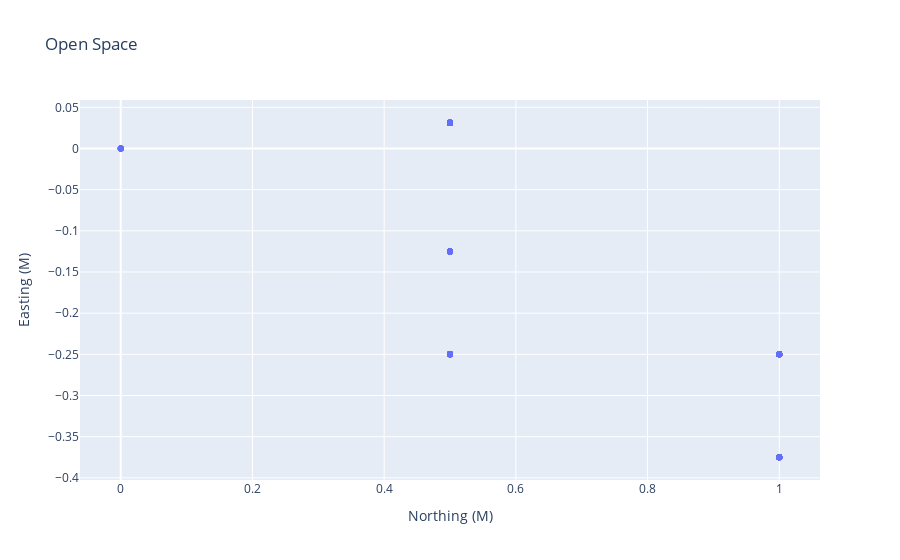

Notebook code for this chart:
### Code cell
import plotly.express as px
# Scatterplots of the Northing vs. Easting data
fig = px.scatter(gps_df_op, x="modified_northing", y="modified_easting", labels={"modified_northing": "Northing (M)", "modified_easting": "Easting (M)"}, title="Open Space")
fig.show()

### Figure 1 — Plotly figure (JSON) as saved in the notebook; plotly's stock layout.template omitted (floating-point values rounded to 4 significant figures; data arrays with more than 128 entries replaced by an {"elided": "..."} marker saying what was removed)
{"data": [{"hovertemplate": "Northing (M)=%{x}<br>Easting (M)=%{y}<extra></extra>", "legendgroup": "", "marker": {"color": "#636efa", "symbol": "circle"}, "mode": "markers", "name": "", "orientation": "v", "showlegend": false, "type": "scatter", "x": {"elided": "306 float values"}, "xaxis": "x", "y": {"elided": "306 float values"}, "yaxis": "y"}], "layout": {"legend": {"tracegroupgap": 0}, "title": {"text": "Open Space"}, "xaxis": {"anchor": "y", "domain": [0, 1], "title": {"text": "Northing (M)"}}, "yaxis": {"anchor": "x", "domain": [0, 1], "title": {"text": "Easting (M)"}}}}
